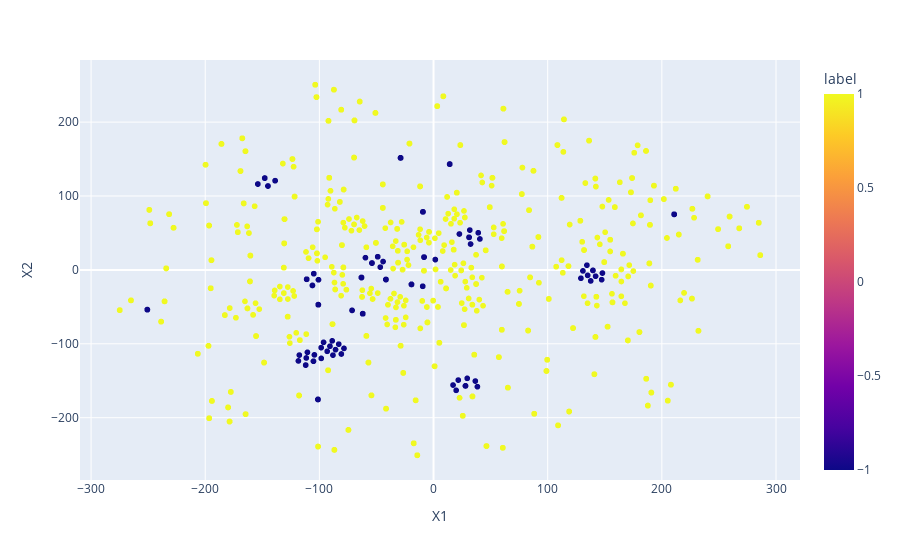

Write notebook code for a chart like this one.
### Code cell
clf = IsolationForest(n_estimators=200, max_features=100, contamination=0.1, 
                      max_samples=256,random_state=0).fit(sp_matrix_stock)
label = clf.predict(sp_matrix_stock)

df_tsne['label'] = label
fig = px.scatter(df_tsne,'X1','X2', hover_name = 'stock_code', color = 'label')
fig.write_image(file='/Users/CliffordMan/Downloads/project/isofor.png', format='.png')
fig.show()

prediction = [1 if i == -1 else 0 for i in label]

# Get the truth_label
truth_label = get_truth_label(truth_path)

# Convert to index-to-label dict
ind_label_dict = {}
for stock_code, ind in row_ind_dict.items():
    try:
        ind_label_dict[ind] = truth_label[stock_code]
    except:
        # For the exception that we could not get that stock's price
        ind_label_dict[ind] = 0
        
# Map back to prediction
iso_result = np.array([(prediction, ind_label_dict[ind]) for ind, prediction \
          in enumerate(list(prediction))])

y_pred = iso_result[:,0]
y_truth = iso_result[:,1]

f_score(y_truth, y_pred)

### Figure 1 — Plotly figure (JSON) as saved in the notebook; plotly's stock layout.template omitted (floating-point values rounded to 4 significant figures; data arrays with more than 128 entries replaced by an {"elided": "..."} marker saying what was removed)
{"data": [{"hovertemplate": "<b>%{hovertext}</b><br><br>X1=%{x}<br>X2=%{y}<br>label=%{marker.color}<extra></extra>", "hovertext": {"elided": "2020 str values"}, "legendgroup": "", "marker": {"color": {"elided": "2020 int values"}, "coloraxis": "coloraxis", "symbol": "circle"}, "mode": "markers", "name": "", "showlegend": false, "type": "scattergl", "x": {"elided": "2020 float values"}, "xaxis": "x", "y": {"elided": "2020 float values"}, "yaxis": "y"}], "layout": {"coloraxis": {"colorbar": {"title": {"text": "label"}}, "colorscale": [[0, "#0d0887"], [0.1111, "#46039f"], [0.2222, "#7201a8"], [0.3333, "#9c179e"], [0.4444, "#bd3786"], [0.5556, "#d8576b"], [0.6667, "#ed7953"], [0.7778, "#fb9f3a"], [0.8889, "#fdca26"], [1, "#f0f921"]]}, "legend": {"tracegroupgap": 0}, "margin": {"t": 60}, "xaxis": {"anchor": "y", "domain": [0, 1], "title": {"text": "X1"}}, "yaxis": {"anchor": "x", "domain": [0, 1], "title": {"text": "X2"}}}}
